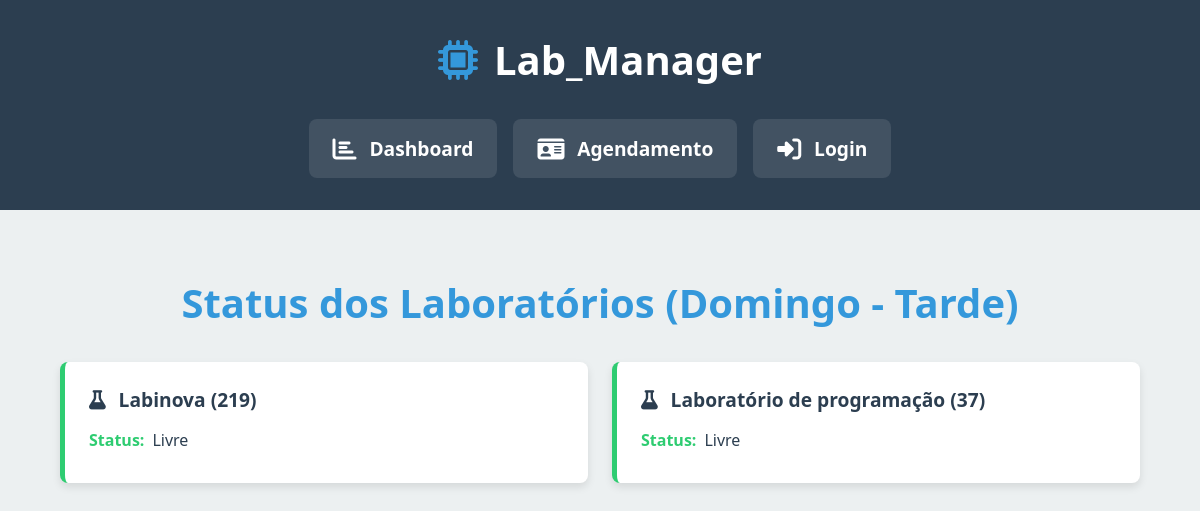
Before: / with the older database file.
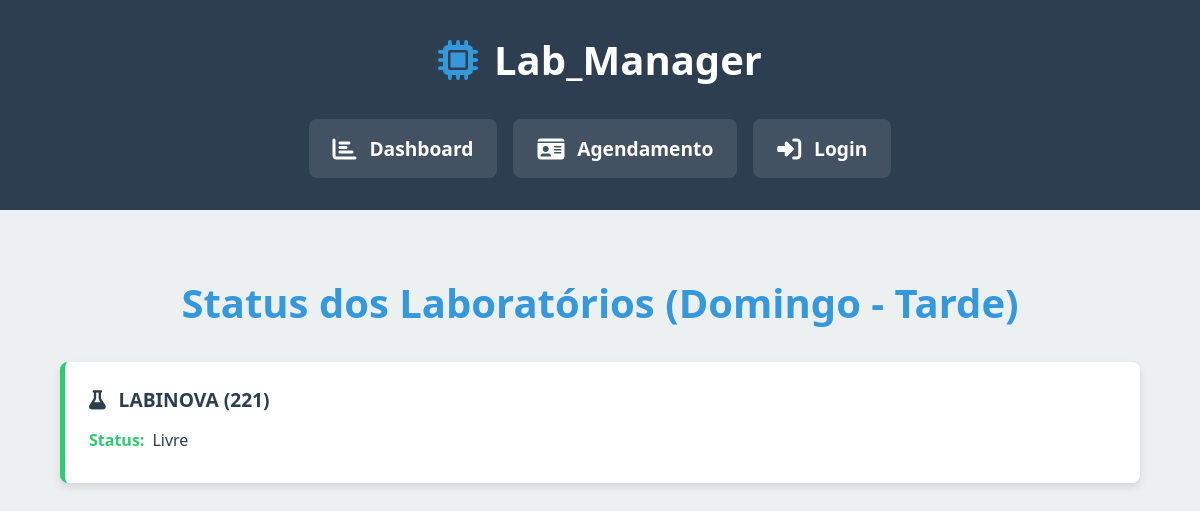
After: the same page with the newer database file.
### tables this page shows
CREATE TABLE `laboratorios` (
  `id` int(11) NOT NULL,
  `nome` varchar(100) NOT NULL,
  `capacidade` int(11) DEFAULT NULL,
  `numero` varchar(255) NOT NULL,
  `projetor` tinyint(1) NOT NULL DEFAULT 0,
  `localizacao` varchar(255) DEFAULT NULL
);

### index.php (the view, shortened to what this page needs)
<?php
require_once "db.php";
try {
    $conexao->query("UPDATE aulas SET status = 'arquivada' WHERE data_fim < CURDATE() AND status = 'ativa'");
} catch (PDOException $e) {
}
$is_logged_in = isset($_SESSION['user_id']);
$user_role = $is_logged_in ? $_SESSION['user_role'] : null;
$dia_atual = strtolower(date("l"));
$dia_semana_map = [
    "monday" => "segunda","tuesday" => "terça","wednesday" => "quarta",
    "thursday" => "quinta","friday" => "sexta","saturday" => "sábado","sunday" => "domingo"
];
$dia_semana_atual = $dia_semana_map[$dia_atual];
$hora_atual = date("H");
if ($hora_atual >= 7 && $hora_atual < 12) {
    $turno_atual = "manhã";
} elseif ($hora_atual >= 12 && $hora_atual < 18) {
    $turno_atual = "tarde";
} elseif ($hora_atual >= 18 && $hora_atual < 22) {
    $turno_atual = "noite";
} else {
    $turno_atual = "livre";
}
$labs = $conexao->query("SELECT * FROM laboratorios ORDER BY numero")->fetchAll(PDO::FETCH_ASSOC);
$labs_ocupados = [];
?>
<!DOCTYPE html>
<html lang="pt-br">
<head>
  <link rel="stylesheet" href="css/style.css">
  <link rel="stylesheet" href="https://cdnjs.cloudflare.com/ajax/libs/font-awesome/6.4.0/css/all.min.css">
</head>
<body>
  <div class="home-wrapper">
    <div class="logo-center">
      <i class="fas fa-microchip"></i> Lab_Manager
    </div>
    <div class="menu-cards">
      <a href="index.php" class="menu-card"><i class="fas fa-chart-bar"></i><h3>Dashboard</h3></a>
      <a href="agendamentos.php" class="menu-card"><i class="fas fa-id-card"></i><h3>Agendamento</h3></a>
      <?php if ($is_logged_in): ?>
        <?php if ($user_role === 'admin'): ?>
          <a href="laboratorios.php" class="menu-card"><i class="fas fa-flask"></i><h3>Laboratórios</h3></a>
          <a href="monitores.php" class="menu-card"><i class="fas fa-user-astronaut"></i><h3>Monitores</h3></a>
          <a href="professores.php" class="menu-card"><i class="fas fa-chalkboard-teacher"></i><h3>Professores</h3></a>
          <a href="aulas.php" class="menu-card"><i class="fas fa-book"></i><h3>Aulas</h3></a>
        <?php endif; ?>
        <a href="logout.php" class="menu-card"><i class="fas fa-sign-out-alt"></i><h3>Sair</h3></a>
      <?php else: ?>
        <a href="login.php" class="menu-card"><i class="fas fa-sign-in-alt"></i><h3>Login</h3></a>
      <?php endif; ?>
    </div>
  </div>
  <div class="section-dashboard container">
    <h2>Status dos Laboratórios (<?= ucfirst($dia_semana_atual) ?> - <?= ucfirst($turno_atual) ?>)</h2>
    <div class="dashboard-cards">
      <?php foreach ($labs as $lab):
        $status = isset($labs_ocupados[$lab['id']]) ? "ocupado" : "livre";
        $status_class = $status === "ocupado" ? "card-ocupado" : "card-livre";
      ?>
      <div class="card <?= $status_class ?>">
        <h3><i class="fas fa-flask"></i> <?= htmlspecialchars($lab['nome']) ?> (<?= $lab['numero'] ?>)</h3>
        <div class="lab-info"><strong>Status:</strong> <?= $status === "livre" ? "Livre" : "Ocupado" ?></div>
      </div>
      <?php endforeach; ?>
    </div>
  </div>
</body>
</html>

Changed rows visible on the page:
removed laboratorios: nome "Labinova", numero "219", shows "Livre"
removed laboratorios: nome "Laboratório de programação", numero "37", shows "Livre"
added laboratorios: nome "LABINOVA", numero "221", shows "Livre"
